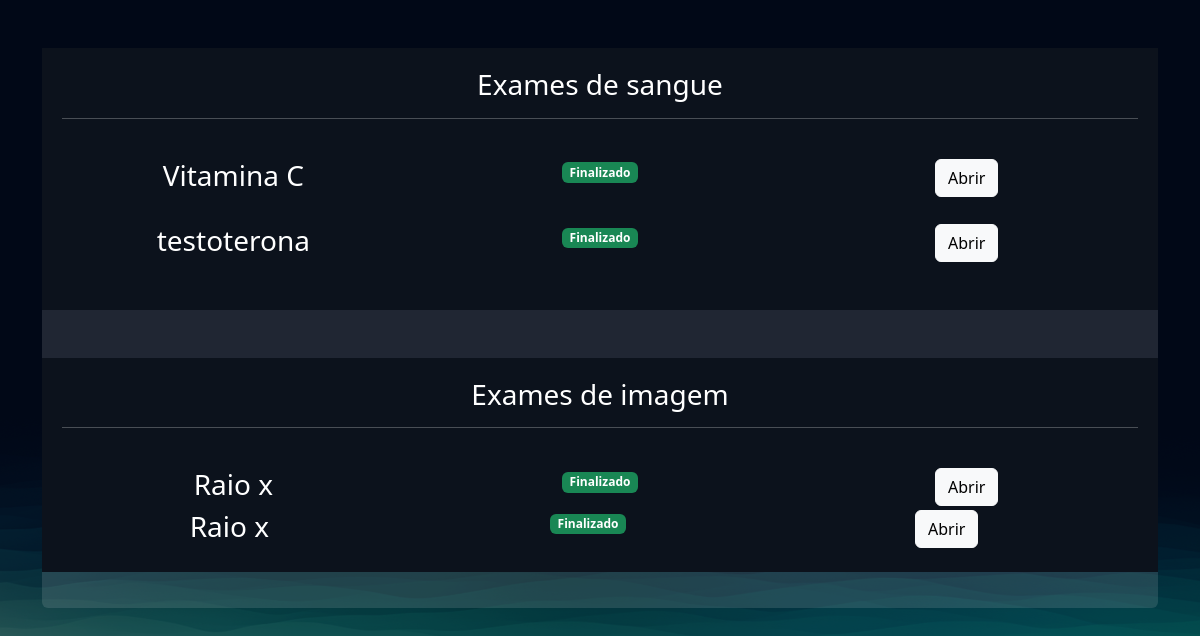
Screenshot of /exames/gerenciar_exames/ (signed in) with the database file from the repository.
### exames/models.py (models this page shows, shortened)
class SolicitacaoExame(models.Model):
    choice_status = (
        ('E', 'Em análise'),
        ('F', 'Finalizado')
    )
    usuario = models.ForeignKey(User, on_delete=models.DO_NOTHING)
    exame = models.ForeignKey(TiposExames, on_delete=models.DO_NOTHING)
    status = models.CharField(max_length=2, choices=choice_status)
    resultado = models.FileField(upload_to="resultados", null=True, blank=True)
    requer_senha = models.BooleanField(default=False)
    senha = models.CharField(max_length=6, null=True, blank=True)
    def badge_template(self):
        if self.status == 'E':
            classes_css = 'bg-warning text-dark'
            texto = "Em análise"
        elif self.status == 'F':
            classes_css = 'bg-success'
            texto = "Finalizado"
        return mark_safe(f"<span class='badge bg-primary {classes_css}'>{texto}</span>")

class TiposExames(models.Model):
    tipo_choices = (
        ('I', 'Exame de imagem'),
        ('S', 'Exame de Sangue')
    )
    nome = models.CharField(max_length=50)
    tipo = models.CharField(max_length=2, choices=tipo_choices)
    preco = models.FloatField()
    disponivel = models.BooleanField(default=True)
    horario_inicial = models.IntegerField()
    horario_final = models.IntegerField()

### exames/views.py (the view)
# urls.py: path('gerenciar_exames/', views.gerenciar_exames, name="gerenciar_exames"),
@login_required
def gerenciar_exames(request):
    exames = SolicitacaoExame.objects.filter(usuario=request.user)
    return render(request, 'gerenciar_exames.html', {'exames': exames})

### exames/templates/gerenciar_exames.html (shortened to what this page needs)
{% extends "bases/base.html" %}
{% load static %}
{% block 'head' %}
    <link href="{% static 'exames/css/exames.css' %}" rel="stylesheet">
    <link href="{% static 'exames/css/gerenciar_pedidos.css' %}" rel="stylesheet">
    <link href="{% static 'exames/css/gerenciar_exames.css' %}" rel="stylesheet">
{% endblock 'head' %}
{% block 'conteudo' %}
    <br>
    <br>
    <div class="container">
        <div class="card card-view">
            <div class="sub-card">
                <h3>Exames de sangue</h3>
                <hr>
                <br>
                {% for exame in exames  %}
                {% if  exame.exame.tipo == 'S'%}
                    <div class="row">
                        <div class="col-md"><h3>{{exame.exame.nome}}</h3></div>
                        <div class="col-md">{{exame.badge_template}}</div>
                        <div class="col-md">
                            {% if exame.status == 'F' %}
                                <a href="{% url "permitir_abrir_exame" exame.id %}" class="btn btn-light">Abrir</a>
                            {% else %}
                                <a href="#" class="btn btn-light disabled">Abrir</a>
                            {% endif %}
                        </div>
                    </div>
                    <br>
                {% endif %}
            {% endfor %}
            </div>
            <br>
            <br>
            <div class="sub-card">
                <h3>Exames de imagem</h3>
                <hr>
                <br>
                {% for exame in exames  %}
                    {% if  exame.exame.tipo == 'I'%}
                        <div class="row">
                            <div class="col-md"><h3>{{exame.exame.nome}}</h3></div>
                            <div class="col-md">{{exame.badge_template}}</div>
                            <div class="col-md">
                                {% if exame.status == 'F' %}
                                    <a href="{% url "permitir_abrir_exame" exame.id %}" class="btn btn-light">Abrir</a>
                                {% else %}
                                    <a href="#" class="btn btn-light disabled">Abrir</a>
                                {% endif %}
                        </div>
                        <br>
                    {% endif %}
            {% endfor %}
            </div>
        </div>
    </div>
{% endblock 'conteudo' %}

### templates/bases/base.html (shortened to what this page needs)
{% load static %}
<!doctype html>
<html lang="pt-BR">
  <head>
    <link href="https://cdn.jsdelivr.net/npm/bootstrap@5.3.1/dist/css/bootstrap.min.css" rel="stylesheet">
    <link href="{% static 'geral/css/base.css' %}" rel="stylesheet">
    {% block 'head' %}{% endblock %}
  </head>
  <body>
    {% block 'conteudo' %}{% endblock %}
  </body>
</html>

### templates/static/geral/css/base.css (style rules this page uses)
:root { --main-color: #151C34; --dark-color: #0C121C ; --light-color: #6DE6EE; --contrast-color: #f4c96b; --differential-color: #066668; }
* { color: white }

### templates/static/exames/css/exames.css (style rules this page uses)
body { background-image: url('/static/geral/img/bg2.png'); background-size: cover; }
.card { background-color: rgba(217, 217, 217, .14); color: white; padding: 15px; }

### templates/static/exames/css/gerenciar_pedidos.css (style rules this page uses)
.card-view { text-align: center; padding: 0; border: none; height: 70vh; }

### templates/static/exames/css/gerenciar_exames.css (style rules this page uses)
.sub-card { background-color: var(--dark-color); padding: 20px; }

### rows the page displays
SolicitacaoExame: exame.nome "Vitamina C", badge_template "Finalizado", shows "Abrir"
SolicitacaoExame: exame.nome "testoterona", badge_template "Finalizado", shows "Abrir"
SolicitacaoExame: exame.nome "Raio x", badge_template "Finalizado", shows "Abrir"
SolicitacaoExame: exame.nome "Raio x", badge_template "Finalizado", shows "Abrir"
